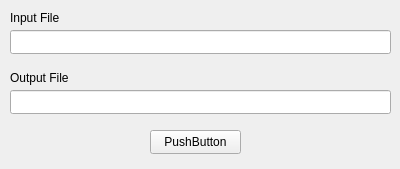
<?xml version="1.0" encoding="UTF-8"?>
<ui version="4.0">
 <class>t6</class>
 <widget class="QWidget" name="t6">
  <property name="geometry">
   <rect>
    <x>0</x>
    <y>0</y>
    <width>400</width>
    <height>169</height>
   </rect>
  </property>
  <property name="windowTitle">
   <string>Form</string>
  </property>
  <widget class="QPushButton" name="runButton">
   <property name="geometry">
    <rect>
     <x>150</x>
     <y>130</y>
     <width>91</width>
     <height>24</height>
    </rect>
   </property>
   <property name="text">
    <string>PushButton</string>
   </property>
  </widget>
  <widget class="QLineEdit" name="inputFile">
   <property name="geometry">
    <rect>
     <x>10</x>
     <y>30</y>
     <width>381</width>
     <height>24</height>
    </rect>
   </property>
  </widget>
  <widget class="QLineEdit" name="outputFile">
   <property name="geometry">
    <rect>
     <x>10</x>
     <y>90</y>
     <width>381</width>
     <height>24</height>
    </rect>
   </property>
  </widget>
  <widget class="QLabel" name="label">
   <property name="geometry">
    <rect>
     <x>10</x>
     <y>10</y>
     <width>331</width>
     <height>16</height>
    </rect>
   </property>
   <property name="text">
    <string>Input File</string>
   </property>
  </widget>
  <widget class="QLabel" name="label_2">
   <property name="geometry">
    <rect>
     <x>10</x>
     <y>70</y>
     <width>331</width>
     <height>16</height>
    </rect>
   </property>
   <property name="text">
    <string>Output File</string>
   </property>
  </widget>
 </widget>
 <resources/>
 <connections/>
</ui>
